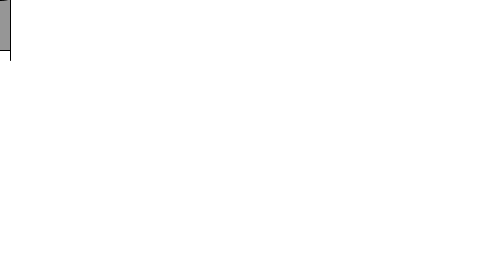
Frame 1 (no input)
Frame 60 (the mouse pressed at the canvas centre just before this capture): identical to frame 1, image omitted
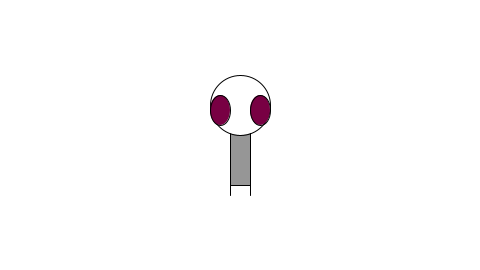
Frame 120 (the mouse held since frame 60 and released just before this capture)

The Processing sketch that drew these frames (run headless with seeded random() and noise(); from frame 60 on, the mouse is pressed at the canvas centre):

// Processing sketch: Example_3_6_Interactive_Zoog
// ── Example_3_6_Interactive_Zoog.pde
// Example 3-6: Interactive Zoog
void setup(){
  size(480, 270);
}

void draw(){
  background(255);
  ellipseMode(CENTER);
  rectMode(CENTER); 
  
  // Body
  stroke(0);
  fill(150);
  //rect(240, 145, 20, 100);
  rect(mouseX, mouseY, 20, 100);
  
  // Head
  fill(255);
  //ellipse(240, 115, 60, 60);
  ellipse(mouseX, mouseY-30, 60, 60);
  
  // Eyes
  //fill(0);
  fill(mouseX/2, 0, mouseY/2);
  //ellipse(220, 110, 20, 30);
  ellipse(mouseX-20, mouseY-25, 20, 30);
  //ellipse(260, 110, 20, 30);
  ellipse(mouseX+20, mouseY-25, 20, 30);
  
  // Legs
  stroke(0);
  //line(230, 195, 220, 205);
  line(mouseX-10, mouseY+50, pmouseX-10, pmouseY+60);
  //line(250, 195, 260, 205);  
  line(mouseX+10, mouseY+50, pmouseX+10, pmouseY+60);
}
